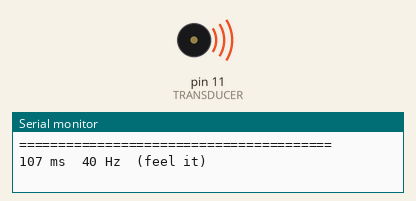
Simulated run of this sketch. Board: Arduino Uno, built with avr-gcc and run on an emulated ATmega328P. On the bench: buzzer (waves = sounding), the last lines printed to the serial monitor.

Above: at 1.1 s.
At 5.3 s:
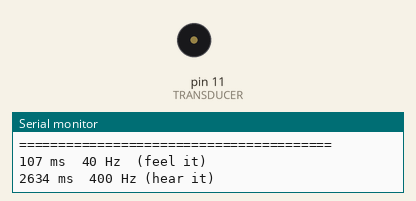
Timing chart, 0 to 7.9 s (numbered marks = the images above):
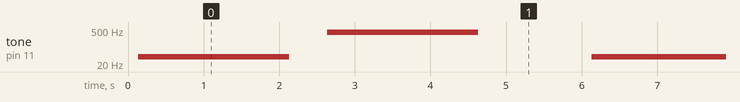

Measured:
- by itself, tone on pin 11 (TRANSDUCER): repeats every 6.0 s: silent 0.50 s, 400 Hz 2.0 s, silent 1.5 s, 40 Hz 2.0 s

The sketch:

06_transducer.ino
```cpp
// BENCH TEST 06: TRANSDUCER
//
// Alternates a frequency you FEEL with one you HEAR, from the same driver.
// Confirms the amp and exciter both work before the session.
//
// If you hear nothing: amp power and volume pot.
// If you feel nothing: the exciter is not pressed firmly against the plate.
// It needs contact to couple into a surface.
//
// PINS
//   D11        ->  PAM8403 input (through a series cap if you have one)
//   amp power   5V and GND
//   transducer  the amp's speaker output, pressed FLAT against a plate
//
// It needs contact with a surface to couple. Held in the air it does almost
// nothing, which is not a fault.


#include "logger.h"

const int TRANSDUCER = 11;

const int FELT_HZ  = 40;    // low enough to be vibration, not tone
const int HEARD_HZ = 400;   // clearly audible

void setup() {
  pinMode(TRANSDUCER, OUTPUT);
  logBegin("BENCH 06  transducer", "D11 -> PAM8403 input;  transducer FLAT on a plate");
}

void loop() {
  logEvent("40 Hz  (feel it)");
  tone(TRANSDUCER, FELT_HZ);
  delay(2000);
  noTone(TRANSDUCER);
  delay(500);

  logEvent("400 Hz (hear it)");
  tone(TRANSDUCER, HEARD_HZ);
  delay(2000);
  noTone(TRANSDUCER);
  delay(1500);
}
```

logger.h
```cpp
// Shared logger. The same file sits in every sketch folder, so the Serial
// Monitor looks the same whichever sketch you uploaded.
//
// You do not need to install anything. The Arduino IDE compiles every file
// next to the .ino, so this is picked up automatically.
//
// Why it exists: at a bench, "tick" on its own does not tell you whether you
// uploaded the right sketch to the right board. logBegin() prints a banner
// that names the sketch and the pins, so one glance confirms it.

#pragma once
#include <Arduino.h>

// Opens the port and prints the banner. Call this first in setup().
//   name  what this sketch is, e.g. "02 piezo"
//   pins  the wiring in one line, e.g. "D8 -> piezo, other leg -> GND"
inline void logBegin(const char *name, const char *pins) {
  Serial.begin(9600);
  while (!Serial && millis() < 2000) { }   // USB boards; Uno passes straight through

  Serial.println();
  Serial.println(F("========================================"));
  Serial.print(F("  "));
  Serial.println(name);
  Serial.print(F("  pins: "));
  Serial.println(pins);
  Serial.println(F("========================================"));
}

// One event, timestamped. Use for anything that happens: "tick", "tap", "WARM".
// The timestamp is what makes a rhythm legible when you cannot hear it well.
inline void logEvent(const char *msg) {
  Serial.print(millis());
  Serial.print(F(" ms  "));
  Serial.println(msg);
}

// An event with a number attached, e.g. logValue("strength", 130).
inline void logValue(const char *label, long value) {
  Serial.print(millis());
  Serial.print(F(" ms  "));
  Serial.print(label);
  Serial.print(F(" = "));
  Serial.println(value);
}

// A line the student is meant to act on, set apart from the event stream.
inline void logHint(const char *msg) {
  Serial.print(F(">>> "));
  Serial.println(msg);
}

// NOTE ON THE SERIAL PLOTTER
// Sketches that draw a graph (04 capacitive, analog_monitor) must print bare
// numbers separated by spaces, and nothing else, or the plotter cannot parse
// them. Those sketches use logBegin() for the banner and then print raw
// numbers directly. Do not wrap their data lines in logEvent().
```
